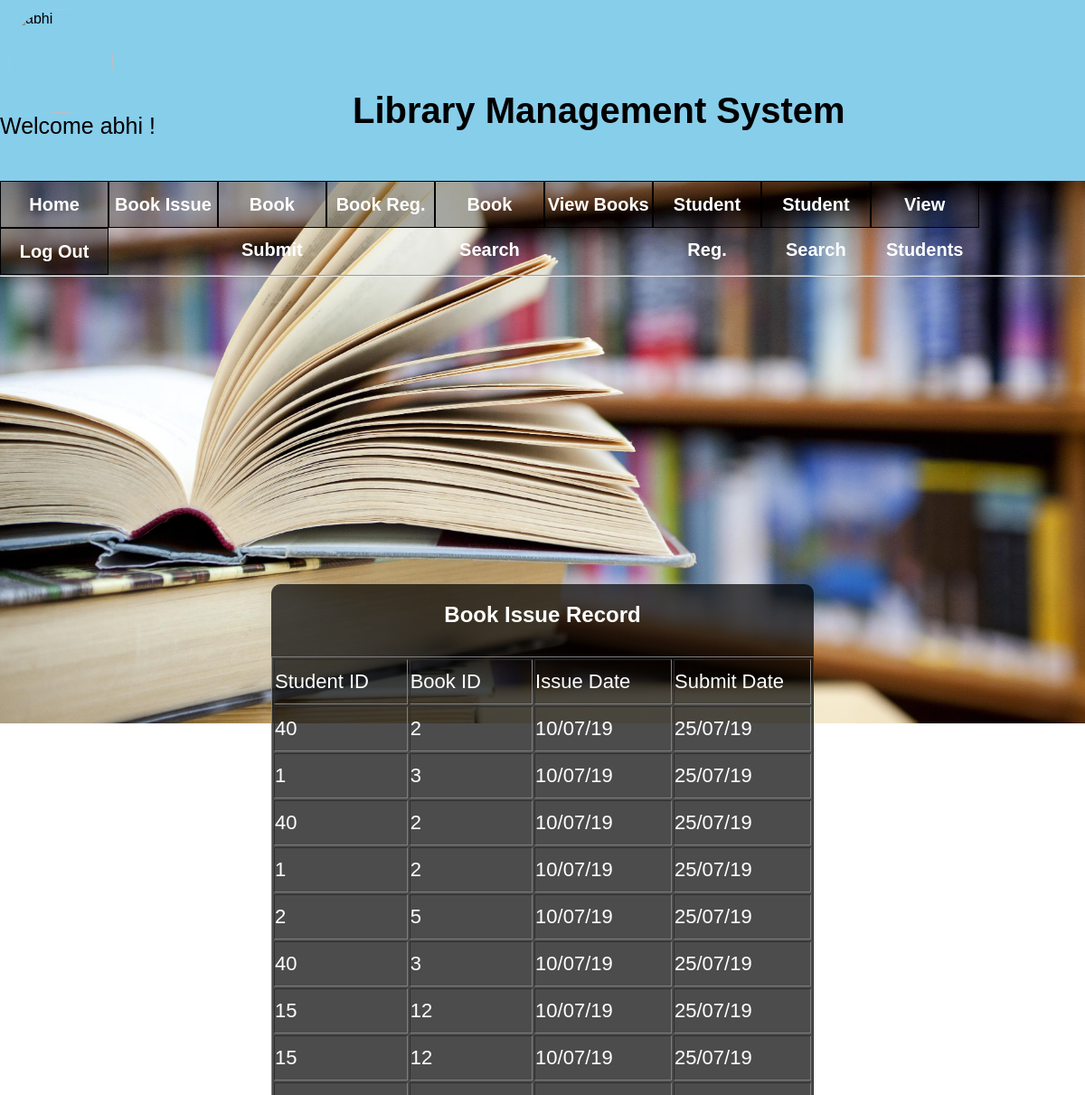
The page /bissuerecord.php (signed in) on the database its author committed.
### tables this page shows
CREATE TABLE `issue` (
  `sid` int(11) NOT NULL,
  `bid` int(11) NOT NULL,
  `issuedate` varchar(20) NOT NULL,
  `subdate` varchar(20) NOT NULL
);

### bissuerecord.php (the view, shortened to what this page needs)
<?php
include "header.php";
include "connect.php";
echo "<link href= 'css/bstyle.css' rel='stylesheet' type='text/css'>";
	$q1="select * from issue";
$rs1 = mysqli_query($conn,$q1);
echo "<div class='box'>";
echo "<center>";
echo "<h2>Book Issue Record</h2>";
echo "<table border=1 cellpadding=10>";
echo "<tr class='l'>
          <td>Student ID
		  <td>Book ID
		  <td>Issue Date
		  <td>Submit Date
		  </tr>";
while($r1=mysqli_fetch_array($rs1))
{
	echo "<tr class='l'>";
	echo "<td>".$r1[0];
	echo "<td>".$r1[1];
	echo "<td>".$r1[2];
	echo "<td>".$r1[3];
	echo "</tr>";
}
echo "</table>";
echo "</center>";
echo "</div>";
?>

### css/headerstyle.css (style rules this page uses)
* { margin:0px; padding:0px; font-family:sans-serif; }

### css/bstyle.css (style rules this page uses)
body { background-image:url('../cimg/img15.jpg'); background-repeat:no-repeat; height:100%; margin:0px; padding:0px; background-size:cover; background-position:center; }
.box { position:absolute; top:70%; left:50%; transform:translate(-50%,-50%); background:rgba(0,0,0,0.7); border-radius:10px; }
.box table tr { height:50px; }
.box h2 { color:white; height:60px; text-align:center; margin-top:20px; }
.l { color:white; font-size:22px; }

### bissuerecord.php (style rules this page uses)
.box { margin-top:100px; }
.box table td { width:200px; }

### rows shown on the page
issue: sid "40", bid "2", issuedate "10/07/19", subdate "25/07/19"
issue: sid "1", bid "3", issuedate "10/07/19", subdate "25/07/19"
issue: sid "40", bid "2", issuedate "10/07/19", subdate "25/07/19"
issue: sid "1", bid "2", issuedate "10/07/19", subdate "25/07/19"
issue: sid "2", bid "5", issuedate "10/07/19", subdate "25/07/19"
issue: sid "40", bid "3", issuedate "10/07/19", subdate "25/07/19"
issue: sid "15", bid "12", issuedate "10/07/19", subdate "25/07/19"
issue: sid "15", bid "12", issuedate "10/07/19", subdate "25/07/19"

### other values the page prints
$name "abhi"
